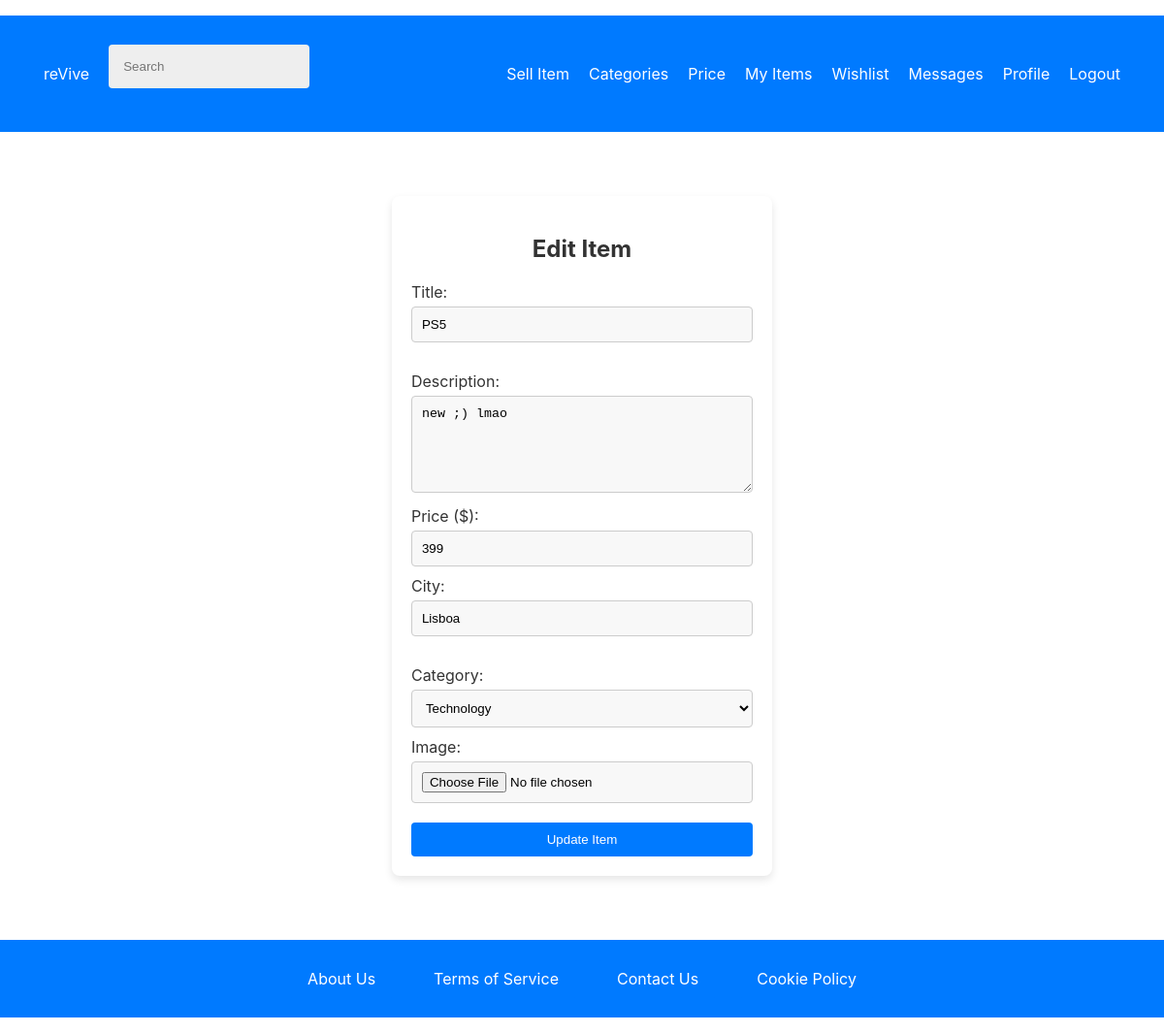
The app's page /pages/edit_item.php?item_id=5 (signed in) with its own data.
### tables this page shows
CREATE TABLE items (
    item_id INTEGER PRIMARY KEY AUTOINCREMENT,
    user_id INTEGER NOT NULL,
    category_id INTEGER NOT NULL,
    title TEXT NOT NULL,
    description TEXT NOT NULL,
    city TEXT NOT NULL,
    price REAL NOT NULL,
    image_path TEXT, sold_date TEXT,
    FOREIGN KEY (user_id) REFERENCES users(user_id),
    FOREIGN KEY (category_id) REFERENCES categories(category_id)
);

CREATE TABLE categories (
    category_id INTEGER PRIMARY KEY AUTOINCREMENT,
    name TEXT NOT NULL UNIQUE
);

### database/items.class.php (called while the page is built, shortened)
<?php
class Item {
    public function __construct(array $data = []) {
        $this->category_id = $data['category_id'] ?? 0;
        $this->title = $data['title'] ?? '';
        $this->description = $data['description'] ?? '';
        $this->city = $data['city'] ?? '';
        $this->price = isset($data['price']) ? (float)$data['price'] : 0.0;
    }
    static function getItemById(PDO $db, int $id): ?Item {
        $stmt = $db->prepare('SELECT * FROM items WHERE item_id = ?');
        $stmt->execute([$id]);
        $item = $stmt->fetch(PDO::FETCH_ASSOC);
        return $item ? new Item($item) : null;
    }
}
?>

### database/categories.class.php (called while the page is built, shortened)
<?php
class Category {
    public static function getAllCategories(PDO $db): array {
        $stmt = $db->prepare("SELECT * FROM categories");
        $stmt->execute();
        return $stmt->fetchAll(PDO::FETCH_ASSOC);
    }
}
?>

### pages/edit_item.php (the view, shortened to what this page needs)
<?php
require_once(__DIR__ . '/../templates/common.php');
require_once(__DIR__ . '/../database/connection.db.php');
require_once(__DIR__ . '/../database/items.class.php');
require_once(__DIR__ . '/../database/categories.class.php');
$db = getDatabaseConnection();
$itemId = intval($_GET['item_id'] ?? 0);
$item = Item::getItemById($db, $itemId);
$categories = Category::getAllCategories($db);
?>
<link rel="stylesheet" type="text/css" href="../styles/add_item.css">
<div class="add_item_container">
    <form action="../actions/action_edit_item.php" method="post" enctype="multipart/form-data">
        <h2>Edit Item</h2>
        <label for="title">Title:</label>
        <input type="text" id="title" name="title" value="<?= htmlspecialchars($item->title) ?>" required>
        <label for="description">Description:</label>
        <textarea id="description" name="description" required><?= htmlspecialchars($item->description) ?></textarea>
        <label for="price">Price ($):</label>
        <input type="number" id="price" name="price" value="<?= htmlspecialchars($item->price) ?>" step="0.01" required>
        <label for="city">City:</label>
        <input type="text" id="city" name="city" value="<?= htmlspecialchars($item->city) ?>" required>
        <label for="category_id">Category:</label>
        <select id="category_id" name="category_id" required>
            <?php foreach ($categories as $category): ?>
                <option value="<?= $category['category_id'] ?>" <?= $category['category_id'] == $item->category_id ? 'selected' : '' ?>>
                    <?= htmlspecialchars($category['name']) ?>
                </option>
            <?php endforeach; ?>
        </select>
        <label for="image">Image:</label>
        <input type="file" id="image" name="image">
        <button type="submit">Update Item</button>
    </form>
</div>

### styles/register.css (style rules this page uses)
body, html { height: 100%; margin: 0; font-family: -apple-system, BlinkMacSystemFont, "Segoe UI", Roboto, "Helvetica Neue", Arial, sans-serif; }
label { display: block; margin-top: 10px; }
input[type="text"], input[type="email"], input[type="password"] { width: 100%; padding: 15px; margin: 5px 0 20px 0; display: inline-block; border: none; background: #eee; border-radius: 4px; box-sizing: border-box; }

### styles/mainPage.css (style rules this page uses)
html, body { height: 100%; margin: 0; padding: 0; display: flex; flex-direction: column; font-family: -apple-system, BlinkMacSystemFont, "Segoe UI", Roboto, "Helvetica Neue", Arial, sans-serif; }
body { min-height: 100vh; display: flex; flex-direction: column; }

### styles/login.css (style rules this page uses)
body, html { height: 100%; margin: 0; font-family: -apple-system, BlinkMacSystemFont, "Segoe UI", Roboto, "Helvetica Neue", Arial, sans-serif; }
label { display: block; margin-top: 10px; }
input[type="text"], input[type="email"], input[type="password"] { width: 100%; padding: 15px; margin: 5px 0 20px 0; display: inline-block; border: none; background: #eee; border-radius: 4px; box-sizing: border-box; }

### styles/common.css (style rules this page uses)
body, html { height: 100%; margin: 0; font-family: -apple-system, BlinkMacSystemFont, "Segoe UI", Roboto, "Helvetica Neue", Arial, sans-serif; }

### styles/add_item.css (style rules this page uses)
body, html { height: 100%; margin: 0; font-family: -apple-system, BlinkMacSystemFont, "Segoe UI", Roboto, "Helvetica Neue", Arial, sans-serif; }
.add_item_container { max-width: 600px; margin: 50px auto; padding: 20px; background: #fff; box-shadow: 0 4px 8px rgba(0, 0, 0, 0.1); border-radius: 8px; }
.add_item_container h2 { color: #333; font-size: 24px; text-align: center; margin-bottom: 20px; }
.add_item_container label { display: block; margin-top: 10px; font-size: 16px; color: #333; }
.add_item_container input[type="text"], .add_item_container input[type="number"], .add_item_container input[type="file"], .add_item_container select, .add_item_container textarea { width: 100%; padding: 10px; margin-top: 5px; box-sizing: border-box; border: 1px solid #ccc; border-radius: 4px; background-color: #f8f8f8; }
.add_item_container textarea { height: 100px; resize: vertical; }
.add_item_container button { width: 100%; padding: 10px 0; margin-top: 20px; background-color: #007aff; color: white; border: none; border-radius: 4px; cursor: pointer; transition: background-color 0.3s; }

### records on screen
items: title "PS5", description "new ;) lmao", price "399", city "Lisboa", category_id "Technology"
